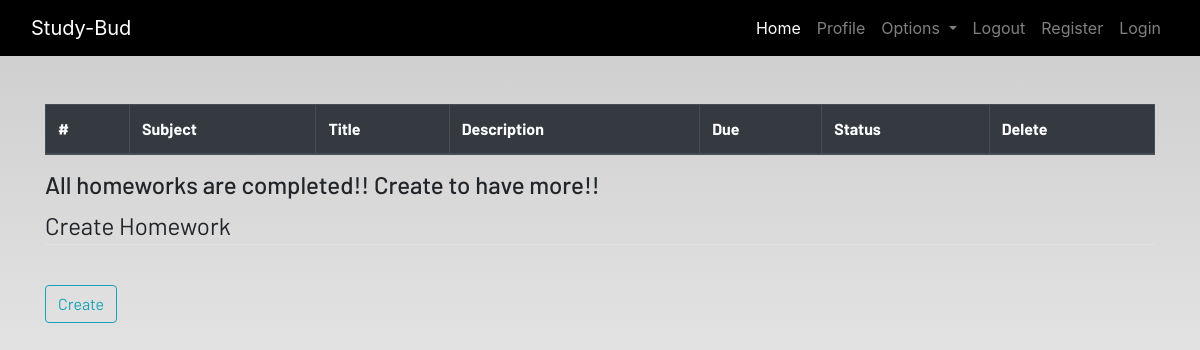
/homework (signed in), run on an earlier commit of the app's database.
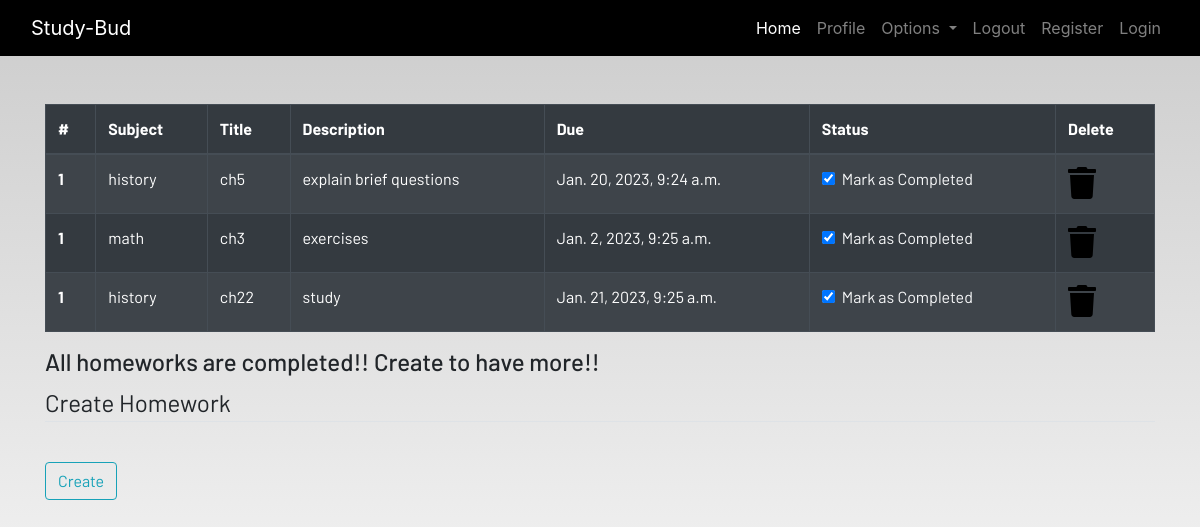
And on a later commit of the database.
### dashboard/models.py (models this page shows, shortened)
class Homework(models.Model):
    user = models.ForeignKey(User,on_delete=models.CASCADE)
    subject = models.CharField(max_length=50)
    title = models.CharField(max_length=100)
    description = models.TextField()
    due = models.DateTimeField()
    is_finished = models.BooleanField(default=False)

### dashboard/views.py (the view)
# urls.py: path('homework',views.homework,name="homework"),
def homework(request):
    homework = Homework.objects.filter(user=request.user)
    context = {'homeworks':homework}
    return render(request, 'dashboard/homework.html',context)

### dashboard/templates/dashboard/homework.html
{% extends 'dashboard/base.html' %}
{% load static %}
{% block content %}
<div class="container">
    <table class="table table-striped table-bordered table-hover table-dark">
        <thead>
            <tr>
                <th scope="col">#</th>
                <th scope="col">Subject</th>
                <th scope="col">Title</th>
                <th scope="col">Description</th>
                <th scope="col">Due</th>
                <th scope="col">Status</th>
                <th scope="col">Delete</th>
            </tr>
        </thead>
        <tbody>
            {% for homework in homeworks %}
            <tr>
                <th scope="row">1</th>
                <td>{{homework.subject}}</td>
                <td>{{homework.title}}</td>
                <td>{{homework.description}}</td>
                <td>{{homework.due}}</td>
                <td>
                    <a href="#">
                        <div class="form-check">
                            <input class="form-check-input" type="checkbox" value="" checked id="1">
                            <label class="form-check-label text-light" for="flexCheckDefault">
                                Mark as Completed
                            </label>
                        </div>
                    </a>
                </td>
                <td><a href="#"><i class="fa fa-trash fa-2x"></i></a></td>
            </tr>
            {% endfor %}
        </tbody>
    </table>
    <h4>All homeworks are completed!! Create to have more!!</h4>
</div>
<div class=" container">
    <form method="POST">
        <fieldset class="form-group">
            <legend class="border-bottom mb-4">Create Homework</legend>
        </fieldset>
        <div class="form-group">
            <button href="" class="btn btn-outline-info" type="submit">
                Create
            </button>
        </div>
    </form>
</div>
{% endblock content %}

### dashboard/templates/dashboard/base.html (shortened to what this page needs)
<!DOCTYPE html>
{% load static %}
<html lang="en">
<head>
  <link rel="stylesheet" href="https://stackpath.bootstrapcdn.com/bootstrap/4.3.1/css/bootstrap.min.css"
 />
  <link rel="stylesheet" href="https://use.fontawesome.com/releases/v5.7.2/css/all.css"
 />
  <link rel="stylesheet" href="{% static 'css/main.css' %}" />
</head>
<body>
  <header>
    <nav class="navbar navbar-expand-lg navbar-dark bg-dark">
      <div class="container-fluid">
        <a class="navbar-brand" href="#">Study-Bud </a>
        <div class="collapse navbar-collapse justify-content-end" id="navbarSupportedContent">
          <ul class="navbar-nav mb-2 mb-lg-0">
            <li class="nav-item">
              <a class="nav-link active" aria-current="page" href="#">Home</a>
            </li>
            <li class="nav-item">
              <a class="nav-link" href="#">Profile</a>
            </li>
            <li class="nav-item dropdown">
              <a class="nav-link dropdown-toggle" href="#" id="navbarDropdown" role="button" data-toggle="dropdown"
                aria-haspopup="true" aria-expanded="false">
                Options
              </a>
            </li>
            <li class="nav-item">
              <a class="nav-link" href="#">Logout</a>
            </li>
            <li class="nav-item">
              <a class="nav-link" href="#">Register</a>
            </li>
            <li class="nav-item">
              <a class="nav-link" href="#">Login</a>
            </li>
          </ul>
        </div>
      </div>
    </nav>
  </header>
  <br /><br />
  <main>
    {% block content %}
    {% endblock content %}
  </main>
</body>
</html>

### static/css/main.css (style rules this page uses)
html { scroll-behavior: smooth; height: 100%; width: 100%; }
main { font-family: Barlow, Quicksand, Rubik, sans-serif, serif, 'Times New Roman', Times, serif !important; }
.navbar { background-color: rgb(0, 0, 0) !important; }
a { text-decoration: none !important; color: black; }
html, body { max-width: 100%; overflow-x: hidden; height: 100%; width: 100%; }
body { background: linear-gradient(rgba(0, 0, 0, 0.2), rgba(255, 255, 255, 0.5)); overflow-x: hidden; background-repeat: no-repeat; }
.fa { color: black; }

What changed in the data, as far as the page shows it:
added Homework: subject "history", title "ch5", description "explain brief questions", due "Jan. 20, 2023, 9:24 a.m."
added Homework: subject "math", title "ch3", description "exercises", due "Jan. 2, 2023, 9:25 a.m."
added Homework: subject "history", title "ch22", description "study", due "Jan. 21, 2023, 9:25 a.m."
